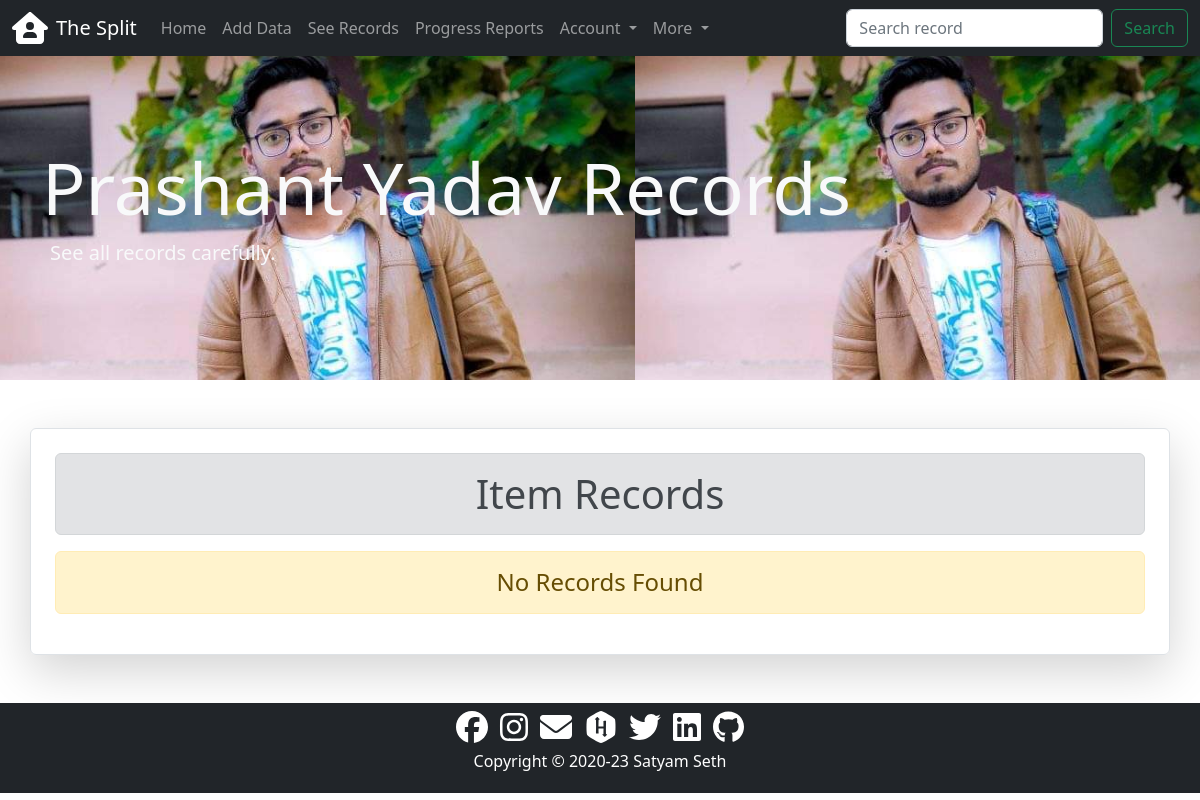
The app's page /records/detailed/4/ (signed in), older data.
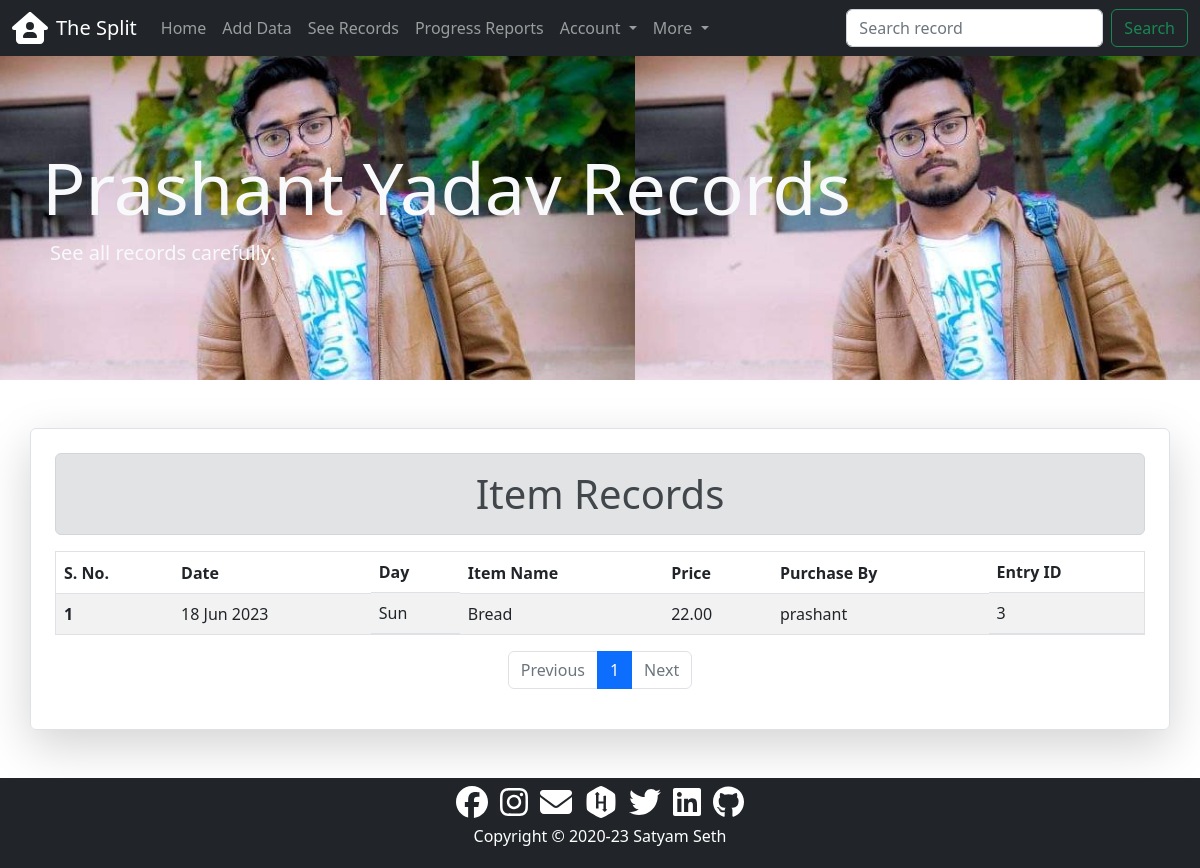
The same page, newer data.
### accounts/models.py (models this page shows, shortened)
class Profile(models.Model):
    user = models.OneToOneField(
        to=settings.AUTH_USER_MODEL, related_name="profile", on_delete=models.CASCADE
    )
    avatar = models.ImageField(
        default="profile_avatars/avatar.png", upload_to="profile_avatars"
    )
    cover_photo = models.ImageField(
        default="profile_cover_photos/cover_photo.jpg", upload_to="profile_cover_photos"
    )

### records/models.py (models this page shows, shortened)
class Record(models.Model):
    item = models.CharField(max_length=50)
    price = models.DecimalField(
        decimal_places=2,
        max_digits=7,
        validators=[
            MinValueValidator(
                Decimal("0.01"),
            ),
        ],
    )
    purchaser = models.ForeignKey(
        to=settings.AUTH_USER_MODEL,
        on_delete=models.CASCADE,
        related_name="purchaser",
    )
    adder = models.ForeignKey(
        to=settings.AUTH_USER_MODEL,
        on_delete=models.SET_NULL,
        related_name="adder",
        null=True,
    )
    purchase_date = models.DateField()
    modified_on = models.DateTimeField(auto_now=True)
    created_on = models.DateTimeField(auto_now_add=True)

### records/views.py (the view)
class UserRecordListView(ListView):
    model = Record
    paginate_by = 20
    paginate_orphans = 10
    ordering = ["-purchase_date"]
    def get_queryset(self):
        queryset = Record.objects.filter(purchaser__id=self.kwargs["user_id"]).order_by(
            "-purchase_date"
        )
        return queryset

### records/templates/records/record_list.html (shortened to what this page needs)
{% extends 'core/base.html' %}
{% load static %}
{% block css %}
<link rel="stylesheet" href="{% static 'records/css/style.css' %}">
{% endblock %}
{% block content %}
<div class="container-fluid py-5 my-5 {% if records_active %} records {% endif %}" {% if not records_active %} style="background-image: url('{{user.profile.cover_photo.url}}');" {% endif %}>
  <div class="container py-5 text-light">
    <div>
      <h1 class="display-2">{{user.get_full_name|title}} Records</h1>
    </div>
    <div class="lead">
      <p class="ps-2">See all records carefully.</p>
    </div>
  </div>
</div>
<div class="container shadow-lg p-4 mb-5 rounded border">
  <h1 class="text-center alert alert-secondary">Item Records</h1>
  {% if record_list %}
  <div class="table-responsive">
    <table class="table table-hover table-striped border">
      <thead>
        <tr>
          <th scope="col">S. No.</th>
          <th scope="col">Date</th>
          <th scope="col" class="d-none d-sm-block">Day</th>
          <th scope="col">Item Name</th>
          <th scope="col">Price</th>
          <th scope="col">Purchase By</th>
          <th scope="col" class="d-none d-sm-block">Entry ID</th>
        </tr>
      </thead>
      <tbody>
        {% for record in record_list %}
        <tr>
          <th scope="row">{{forloop.counter0|add:page_obj.start_index }}</th>
          <td>{{record.purchase_date|date:"d M Y"}}</td>
          <td class="d-none d-sm-block">{{record.purchase_date|date:"D"}}</td>
          <td>{{record.item|capfirst}}</td>
          <td>{{record.price}}</td>
          <td>{{record.purchaser}}</td>
          <td class="d-none d-sm-block">{{record.id}}</td>
        </tr>
        {% endfor %}
      </tbody>
    </table>
    <div>
      {% include 'core/pagination.html' %}
    </div>
  </div>
  {% else %}
  <h4 class="text-center alert alert-warning">No Records Found</h4>
  {% endif %}
</div>
{% endblock content %}

### core/templates/core/base.html (shortened to what this page needs)
<!DOCTYPE html>
<html lang="en">
{% load static %}
<head>
    <link href="https://cdn.jsdelivr.net/npm/bootstrap@5.2.3/dist/css/bootstrap.min.css" rel="stylesheet">
    {% block css %}{% endblock css %}
</head>
<body>
    {% include 'core/navbar.html' %}
    {% block content %}{% endblock content %}
    {% include 'core/footer.html' %}
</body>
</html>

### core/templates/core/navbar.html (shortened to what this page needs)
<div class="container-fluid">
    <nav class="navbar navbar-expand-lg py-2 navbar-dark fixed-top bg-dark">
        <div class="container-fluid">
            <i class="fas fa-house-user fa-2x text-white me-2"></i>
            <a class="navbar-brand" href="#">The Split</a>
            <div class="collapse navbar-collapse" id="navbarSupportedContent">
                <ul class="navbar-nav me-auto mb-2 mb-lg-0">
                    <li class="nav-item">
                        <a class="nav-link {{home_active}}" href="{% url 'core:home' %}">Home </a>
                    </li>
                    {% if request.user.is_authenticated %}
                    <li class="nav-item">
                        <a class="nav-link {{add_active}}" href="{% url 'records:add' %}">Add Data</a>
                    </li>
                    {% endif %}
                    <li class="nav-item">
                        <a class="nav-link {{records_active}}" href="{% url 'records:records' %}">See Records</a>
                    </li>
                    <li class="nav-item">
                        <a class="nav-link {{report_active}}" href="{% url 'records:report' %}">Progress Reports</a>
                    </li>
                    <li class="nav-item dropdown">
                        <a class="nav-link dropdown-toggle" href="#" role="button" data-bs-toggle="dropdown"
                            aria-expanded="false">
                            Account
                        </a>
                    </li>
                    <li class="nav-item dropdown">
                        <a class="nav-link dropdown-toggle" href="#" role="button" data-bs-toggle="dropdown"
                            aria-expanded="false">
                            More
                        </a>
                    </li>
                </ul>
                <form class="d-flex" role="search" action="{% url 'records:search' %}">
                    <input class="form-control me-2" type="search" placeholder="Search record" aria-label="Search"
                        name='query'>
                    <button class="btn btn-outline-success" type="submit">Search</button>
                </form>
            </div>
        </div>
    </nav>
</div>

### core/templates/core/pagination.html
<ul class="pagination justify-content-center">
    {% if page_obj.has_previous %}
        <li class="page-item"><a class="page-link" href="?page={{ page_obj.previous_page_number }}">Previous</a></li>
    {% else %}
        <li class="page-item disabled"><span class="page-link">Previous</span></li>
    {% endif %}
    {% for i in page_obj.paginator.page_range %}
        {% if page_obj.number == i %}
            <li class="page-item active"><span class="page-link">{{ i }} <span class="sr-only">(current)</span></span></li>
        {% else %}
            <li class="page-item"><a class="page-link" href="?page={{ i }}">{{ i }}</a></li>
        {% endif %}
    {% endfor %}
    {% if page_obj.has_next %}
        <li class="page-item"><a class="page-link" href="?page={{ page_obj.next_page_number }}">Next</a></li>
    {% else %}
        <li class="page-item disabled"><span class="page-link">Next</span></li>
    {% endif %}
</ul>

### core/templates/core/footer.html
<footer class="container-fluid p-0">
        <div class="bg-dark text-center p-1 text-white">
                <div>
                        <a href="https://www.facebook.com/profile.php?id=100009900399617" target="_blank"><i
                                        class="fab fa-facebook fa-2x m-1 text-white"></i></a>
                        <a href="https://www.instagram.com/satyam1998.1998/" target="_blank"><i
                                        class="fab fa-instagram fa-2x m-1 text-white"></i></a>
                        <a href="mailto:satyam1998.1998@gmail.com" target="_blank">
                                <i class="fas fa-envelope fa-2x m-1 text-white"></i></a>
                        <a href="https://www.hackerrank.com/satyam1998_1998" target="_blank">
                                <i class="fab fa-hackerrank fa-2x m-1 text-white"></i></a>
                        <a href="https://twitter.com/SatyamS31450520" target="_blank"><i
                                        class="fab fa-twitter fa-2x m-1 text-white"></i></a>
                        <a href="https://www.linkedin.com/in/satyam-seth-39069b17a" target="_blank"><i
                                        class="fab fa-linkedin fa-2x m-1 text-white"></i></a>
                        <a href="https://github.com/satyam-seth" target="_blank"><i
                                        class="fab fa-github fa-2x m-1 text-white"></i></a>
                </div>
                <p>Copyright &#169; 2020-23 Satyam Seth</p>
        </div>
</footer>

Row changes from the older to the newer data that the page shows:
added Record: purchase_date "18 Jun 2023", purchase_date "Sun", item "Bread", price "22.00", purchaser "prashant", id "3"
Text that changed along with them:
text no longer shown: "No Records Found"
text now shown: "S. No. Date Day Item Name Price Purchase By Entry ID Previous Next"
new list line: "1"
